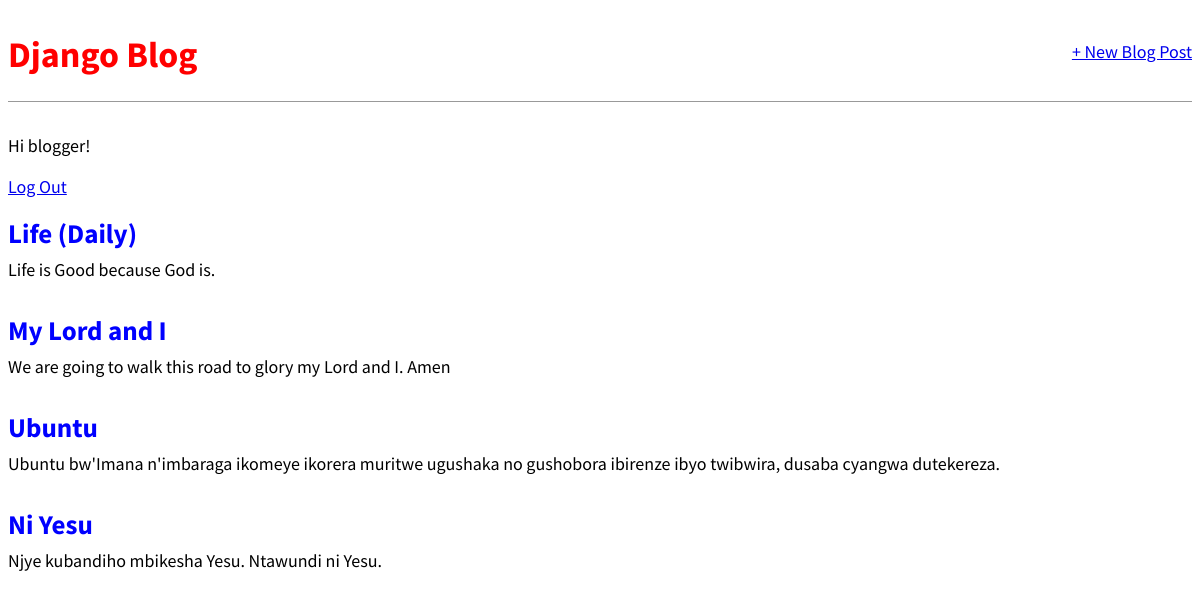
The app's page / (signed in) with its own data.
### blog/models.py (models this page shows, shortened)
class Post(models.Model):
    title = models.CharField(max_length=200)
    author = models.ForeignKey(
        "auth.user",
        on_delete = models.CASCADE
    )
    body = models.TextField()

### blog/views.py (the view)
# urls.py: path("", BlogListView.as_view(), name="home"),
class BlogListView(ListView):
    model = Post
    template_name = "home.html"

### templates/home.html
{% extends 'base.html' %}
{% block content %}
    {% for post in post_list %}
        <div class="post-entry">
            <h2><a href="{% url 'post_detail' post.id %}">{{ post.title }}</a></h2>
            <p>{{ post.body }}</p>
        </div>
    {% endfor %}
{% endblock content %}

### templates/base.html (shortened to what this page needs)
<!DOCTYPE html>
{% load static %}
<html lang="en">
  <head>
    <link rel="stylesheet" href="{% static 'css/base.css' %}">
  </head>
  <body>
    <header>
      <div class="nav-left">
        <h1><a href="{% url 'home' %}">Django Blog</a></h1>
      </div>
      <div class="nav-right">
        <a href="{% url 'post_new' %}">+ New Blog Post</a>
      </div>
    </header>
    {% if user.is_authenticated %}
      <p>Hi {{ user.username }}!</p>
      <p><a href="{% url 'logout' %}">Log Out</a></p>
    {% else %}
      <p>You are not logged in.</p>
      <a href="{% url 'login' %}">Log In</a>
      <a href="{% url 'signup' %}">Sign Up</a>
    {% endif %}
    <div>{% block content %} {% endblock content %}</div>
  </body>
</html>

### static/css/base.css (style rules this page uses)
body { font-family: "Source Sans Pro", sans-serif; font-size: 18px; }
header { border-bottom: 1px solid #999; margin-bottom: 2rem; display: flex; }
header h1 a { color: red; text-decoration: none; }
.nav-left { margin-right: auto; }
.nav-right { display: flex; padding-top: 2rem; }
.post-entry { margin-bottom: 2rem; }
.post-entry h2 { margin: 0.5rem 0; }
.post-entry h2 a, .post-entry h2 a:visited { color: blue; text-decoration: none; }
.post-entry p { margin: 0; font-weight: 400; }

### records on screen
Post: title "Life (Daily)", body "Life is Good because God is."
Post: title "My Lord and I", body "We are going to walk this road to glory my Lord and I. Amen"
Post: title "Ubuntu", body "Ubuntu bw'Imana n'imbaraga ikomeye ikorera muritwe ugushaka no gushobora ibirenze ibyo twibwira, dusaba cyangwa dutekereza."
Post: title "Ni Yesu", body "Njye kubandiho mbikesha Yesu. Ntawundi ni Yesu."

### other values on screen
{{ user.username }} "blogger"
